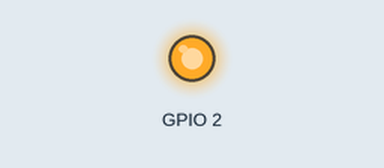
Recording of a sketch running on a simulated ESP8266 (NodeMCU). On the bench: output pins drawn as LEDs (lit = HIGH, except the on-board LED, lit = LOW). Random numbers use the default seed unless the sketch sets one.

Above: at 0.0 s.
At 0.6 s:
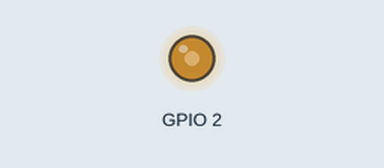
Timing chart, 0 to 2.1 s (numbered marks = the images above):
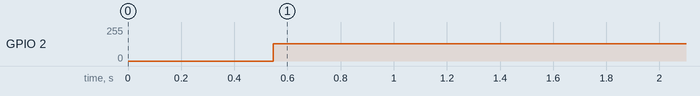

Measured:
- by itself, GPIO 2: 0/255 → 130/255 at 0.55 s

The sketch:

Trevor_Project_MKII_part3.ino
```cpp
/*
 * Fake beacon frames for ESP8266 using the Arduino IDE
 *
 * Based on https://github.com/markszabo/FakeBeaconESP8266 which is
 *  - Based on the WiFiBeaconJam by kripthor (https://github.com/kripthor/WiFiBeaconJam)
 *
 * More info: http://nomartini-noparty.blogspot.com/2016/07/esp8266-and-beacon-frames.html
  more about beacon frames https://mrncciew.com/2014/10/08/802-11-mgmt-beacon-frame/

 */

#include <ESP8266WiFi.h>

extern "C" {
  #include "user_interface.h"
}

bool ledState = false;
uint32_t currentTime = 0;
uint32_t attackTime = 0;
uint32_t packetRateTime = 0;
byte channel = 1;

void setup() {
  delay(500);
  system_update_cpu_freq(160);
  currentTime = millis();
  wifi_set_opmode(STATION_MODE);
  wifi_promiscuous_enable(1);
  pinMode(BUILTIN_LED, OUTPUT);
  randomSeed(os_random());
}


void loop() {
   currentTime = millis();

     // Randomize channel for this startup run session//
  channel = genSafishChannel();//

  //snBcn("test"); //sends beacon frames with the SSID 'test'
  //sendRandomBeacon(10); //sends beacon frames with 10 character long random SSID
  //sendFuzzedBeacon("test",10); //sends beacon frames with 10 different SSID all starting with 'test' and ending with whitespaces (spaces and/or tabs)
  Beacon8r();
    if(ledState){
      digitalWrite(BUILTIN_LED,HIGH);
      ledState = false;
    }else{
      digitalWrite(BUILTIN_LED,LOW);
      ledState = true;
    }

}

void sendFuzzedBeacon(char* baseSsid, int nr) {
  int baseLen = strlen(baseSsid);
  int i=0;
  for(int j=0; j < 32 - baseLen; j++) { //32 is the maximum length of the SSID
    for(int k=0; k < pow(2,j); k++) {
      int kk = k;
      String ssid = baseSsid;
      for(int l=0; l < j; l++) {
        if(kk%2 == 1) ssid += " "; //add a space
        else ssid += "\t"; //add a tab
        kk /= 2;
      }
      char charBufSsid[33];
      ssid.toCharArray(charBufSsid, 33);
      snBcn(charBufSsid);
      if(++i >= nr) return;
    }
  }
}

void sendRandomBeacon(int len) {
  char ssid[len+1];
  randomString(len, ssid);
  snBcn(ssid);
}

void randomString(int len, char* ssid) {
  String alfa = "1234567890qwertyuiopasdfghjkklzxcvbnm QWERTYUIOPASDFGHJKLZXCVBNM_";
  for(int i = 0; i < len; i++) {
    ssid[i] = alfa[random(65)];
  }
}

void randomNumString(int len, char* ssid) {
  String alfa = "1234567890";
  for(int i = 0; i < len; i++) {
    ssid[i] = alfa[random(9)];
  }
}

int genSafishChannel(){
    int chan =  random(1,3);
    if(chan ==1)
      return 1;
    if(chan ==2)
      return 6;
    if(chan ==3)
      return 11;

    return 1;
}

void snBcn(char* ssid){

    int sflen = 2;
    char suffixssid[sflen+1];
    randomNumString(sflen, suffixssid);

    int oglen = strlen(ssid);
    char result[oglen+sflen+1];
    strcpy(result, ssid);
    strcat(result, suffixssid);

    sendSuffBcn(result);
}

void sendSuffBcn  (char* ssid) {

   currentTime = millis(); //gets current time


    wifi_set_channel(channel);

    uint8_t packet[128] = { 0x80, 0x00, //Frame Control
                        0x230, 0x020, //Duration
                /*4*/   0xff, 0xff, 0xff, 0xff, 0xff, 0xff, //Destination address
                /*10*/  0x01, 0x02, 0x03, 0x04, 0x05, 0x06, //Source address - overwritten later
                /*16*/  0x01, 0x02, 0x03, 0x04, 0x05, 0x06, //BSSID - overwritten to the same as the source address
                /*22*/  0xc0, 0x6c, //Seq-ctl
                //Frame body starts here
                /*24*/  0x83, 0x51, 0xf7, 0x8f, 0x0f, 0x00, 0x00, 0x00, //timestamp - the number of microseconds the AP has been active
                /*32*/  0xFF, 0xA28, //Beacon interval  stock was: 0xFF, 0x00,
                /*34*/  0x01, 0x04, //Capability info
                /* SSID */
                /*36*/  0x00
                };

    int ssidLen = strlen(ssid);
    packet[37] = ssidLen;

    for(int i = 0; i < ssidLen; i++) {
      packet[38+i] = ssid[i];
    }

    uint8_t postSSID[13] = {0x01, 0x08, 0x82, 0x84, 0x8b, 0x96, 0x24, 0x30, 0x48, 0x6c, //supported rate
                        0x03, 0x01, 0x04 /*DSSS (Current Channel)*/ };

    for(int i = 0; i < 12; i++) {
      packet[38 + ssidLen + i] = postSSID[i];
    }

    packet[50 + ssidLen] = channel;

    // Randomize SRC MAC
    packet[10] = packet[16] = random(256);
    packet[11] = packet[17] = random(256);
    packet[12] = packet[18] = random(256);
    packet[13] = packet[19] = random(256);
    packet[14] = packet[20] = random(256);
    packet[15] = packet[21] = random(256);


 /* packet[15] = packet[21]= packet[10] = packet[16] = random(256);
  packet[13] = packet[19] =  packet[11] = packet[17] = random(256);
  packet[14] = packet[20] =   packet[12] = packet[18] = random(256);
   */


packet[24] = currentTime; //sets current time so packets show up on wireshark

    int packetSize = 51 + ssidLen;

     bool sent = false;
     int packySent = 0;
    //delay(1);
    for(int k=0;k<250 && !sent && packySent <2 ;k++){
        sent = wifi_send_pkt_freedom(packet, packetSize, 0) == 0;
        if(sent){
          packySent++;
        }else{
          delay(1);
        }
      }
}

void Beacon8r() {

   /* // each of these sections runs good on one esp8266 for being visible on a phone's wifi.
  snBcn("Moose and Squirrel ");
  snBcn("Boris and Natasha");
  snBcn("FBI Party Van 667");
  snBcn("Mr Fusion Center");
  snBcn("Dr Oh No");
  snBcn("Potato Internet");
  snBcn("UberPatriot");
  snBcn("TacoEjército");
  snBcn("TaterTots");
  snBcn("TrevorForget");
  snBcn("LemonParty");
  snBcn("VelcroParty");
  snBcn("PickleRick!");
  snBcn("ShinyAndChrome");
  snBcn("WhoIsTrevorGault");
  snBcn("SovereignTrevor");
  snBcn("TheSpyWhoTrevoredMe");
  snBcn("Full Metal Trevor");
  snBcn("Show me the Trevor");
  snBcn("KraftTrevor");

  snBcn("Top Trevor");
  snBcn("Trevor Tank");
  snBcn("The Dark Trevor");
  snBcn("Trevor 500");
  snBcn("Terminator 8: The Trevorning");
  snBcn("Weekend at Trevor's");
  snBcn("Saving Private Trevor");
  snBcn("Going Full Trevor");
  snBcn("Soul Trevor");
  snBcn("Trevor Force 6");
  snBcn("The Bold and the Trevor");
  snBcn("Running Trevor");
  snBcn("Trevor the explorer");
  snBcn("BioTrevor 2000");
  snBcn("Trevor goes to Whitecastle");
  snBcn("Sir Trevor's tale");
  snBcn("TrevNasty -The superstar years");
  snBcn("Raising Trevor");
  snBcn("TrevorStarter");
  snBcn("Church of Trevorology");
  snBcn("The Last Trevor");
  snBcn("Blue Trevor");
  snBcn("Generation Trevor");
  snBcn("Fire Team Trevor");
  */
  snBcn("Trevor Party!");
  snBcn("Ghost Trevor Killah");
  snBcn("Trevor 2000");
  snBcn("Cooking with Trevor");
  snBcn("Trevor's Home Garden");
  snBcn("I kissed a Trevor");
  snBcn("Trevor <3's Grifter for3ver");
  snBcn("Too many Trevors ");
  snBcn("Teenage Mutant Ninja Trevors ");
  snBcn("Trevor Memorial Hotel");
  snBcn("Trev-Nasty");
  snBcn("Trevor At Large");
  snBcn("Fresh Trevor of Bel-Air");
  snBcn("Tinker Tailor Soldier Trevor");
  snBcn("Attack of the 50 foot Trevor");
  snBcn("Godzilla Vs Trevor");
  snBcn("Hack for Trevor");
  snBcn("Aliens vs. Trevor");
  snBcn("Kindergarten Trevor");
  snBcn("What Trevor Wants ");
  snBcn("The way of the Trevor");
  snBcn("Trevor Air");
  snBcn("Leaving Trevor ");
  snBcn("The hardest Trevor");
  snBcn("Trevor Kong");
  snBcn("Le Trevor Noir");
  snBcn("Bridge over the River Trevor");
  snBcn("Breakfast of Trevors");
  snBcn("My milkshake brings all the Trevors");
 // */
  }
```
